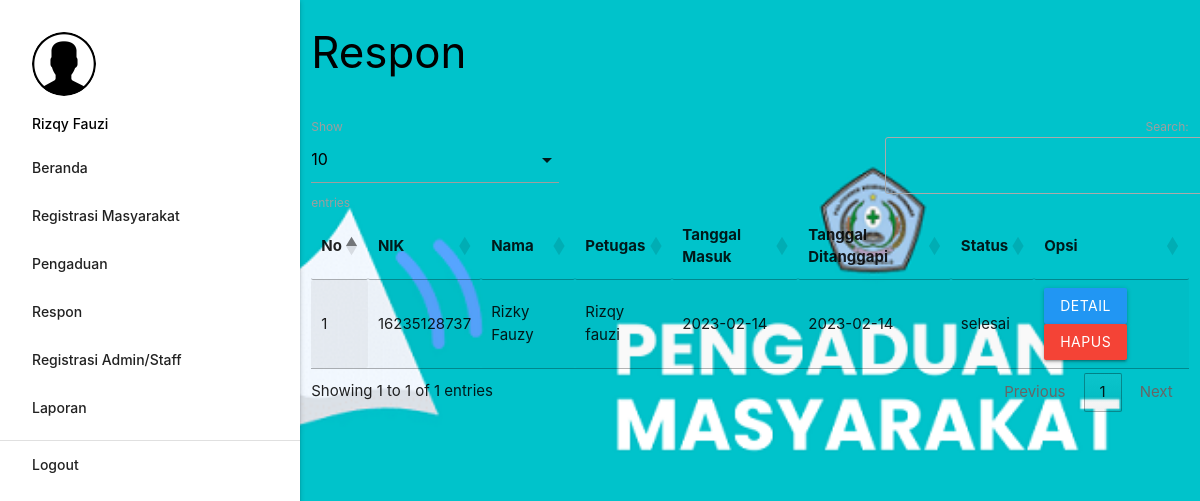
Page /admin/index.php?p=respon (signed in) on the committed database.
### tables this page shows
CREATE TABLE `pengaduan` (
  `id_pengaduan` int(5) NOT NULL,
  `tgl_pengaduan` date NOT NULL,
  `nik` char(16) NOT NULL,
  `isi_laporan` text NOT NULL,
  `foto` varchar(255) NOT NULL,
  `status` enum('0','proses','selesai') NOT NULL
);

CREATE TABLE `masyarakat` (
  `nik` char(16) NOT NULL,
  `nama` varchar(35) NOT NULL,
  `username` varchar(25) NOT NULL,
  `password` varchar(32) NOT NULL,
  `telp` varchar(13) NOT NULL
);

CREATE TABLE `petugas` (
  `id_petugas` int(5) NOT NULL,
  `nama_petugas` varchar(30) NOT NULL,
  `username` varchar(30) NOT NULL,
  `password` varchar(255) NOT NULL,
  `telp_petugas` varchar(13) NOT NULL,
  `level` enum('admin','petugas') NOT NULL
);

CREATE TABLE `tanggapan` (
  `id_tanggapan` int(5) NOT NULL,
  `id_pengaduan` int(5) NOT NULL,
  `tgl_tanggapan` date NOT NULL,
  `tanggapan` text NOT NULL,
  `id_petugas` int(5) NOT NULL
);

### admin/respon.php (the view, shortened to what this page needs)
       <div class="row">
         <div class="col s12 m9">
           <h3 class="black-text">Respon</h3>
         </div>
       </div>
       <table id="example" class="display responsive-table" style="width:100%">
         <thead>
             <tr>
			<th>No</th>
			<th>NIK</th>
			<th>Nama</th>
			<th>Petugas</th>
			<th>Tanggal Masuk</th>
			<th>Tanggal Ditanggapi</th>
			<th>Status</th>
			<th>Opsi</th>
             </tr>
         </thead>
         <tbody>
<?php
	$no=1;
	$query = mysqli_query($koneksi,"SELECT * FROM pengaduan INNER JOIN masyarakat ON pengaduan.nik=masyarakat.nik INNER JOIN tanggapan ON pengaduan.id_pengaduan=tanggapan.id_pengaduan INNER JOIN petugas ON tanggapan.id_petugas=petugas.id_petugas ORDER BY tanggapan.id_pengaduan DESC");
	while ($r=mysqli_fetch_assoc($query)) { ?>
	<tr>
		<td><?php echo $no++; ?></td>
		<td><?php echo $r['nik']; ?></td>
		<td><?php echo $r['nama']; ?></td>
		<td><?php echo $r['nama_petugas']; ?></td>
		<td><?php echo $r['tgl_pengaduan']; ?></td>
		<td><?php echo $r['tgl_tanggapan']; ?></td>
		<td><?php echo $r['status']; ?></td>
		<td><a class="btn blue modal-trigger" href="#more?id_tanggapan=<?php echo $r['id_tanggapan'] ?>">Detail</a> <a class="btn red" onclick="return confirm('Anda Yakin Ingin Menghapus Y/N')" href="index.php?p=tanggapan_hapus&id_tanggapan=<?php echo $r['id_tanggapan'] ?>">Hapus</a></td>
	</tr>
           <?php  }
            ?>
         </tbody>
       </table>

### rows in the picture
pengaduan: masyarakat.nik "16235128737", masyarakat.nama "Rizky Fauzy", petugas.nama_petugas "Rizqy fauzi", tgl_pengaduan "2023-02-14", tanggapan.tgl_tanggapan "2023-02-14", status "selesai"

### other values in the picture
$_SESSION['data']['nama_petugas'] "Rizqy Fauzi"
